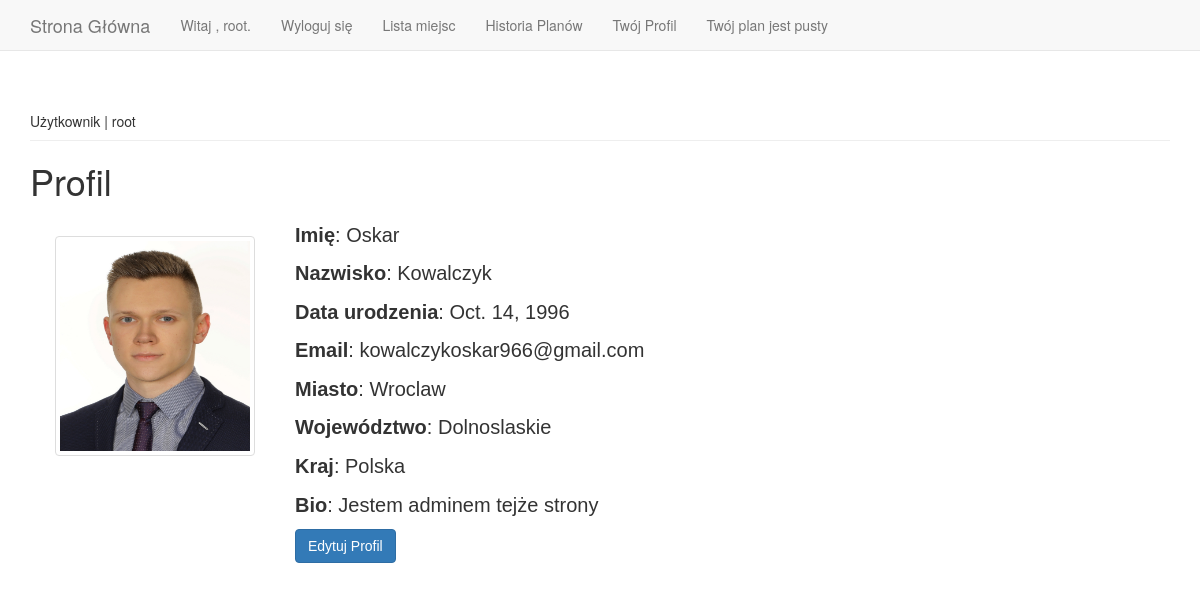
Page /users/userprofile/ (signed in) on the committed database.
### users/models.py (models this page shows, shortened)
class Profile(models.Model):
    user = models.OneToOneField(User, on_delete=models.CASCADE, default=1)
    avatar = models.ImageField(
        upload_to='static/img',
        default='no-image.png',
        blank=True
    )
    first_name = models.CharField(max_length=255, default='')
    last_name = models.CharField(max_length=255, default='')
    email = models.EmailField(default='none@email.com')
    birth_date = models.DateField(default='1999-12-31')
    bio = models.TextField(default='')
    city = models.CharField(max_length=255, default='')
    state = models.CharField(max_length=255, default='')
    country = models.CharField(max_length=255, default='')

### users/views.py (the view)
# urls.py: path('userprofile/', views.profile, name="profile"),
@login_required
def profile(request):
    profile = request.user.profile
    return render(request, 'users/user_profile.html', {
        'profile': profile
    })

### plan/context_processors.py (called while the page is built)
def plan(request):
    return {'plan': Plan(request)}

### plan/plan.py (called while the page is built)
    def __len__(self):
        return sum(item['quantity'] for item in self.plan.values())

### users/templates/users/user_profile.html (shortened to what this page needs)
{% extends "explorer/base.html"%}
{% load static %}
{% load bootstrap3 %}
{% block header %}Użytkownik | {{ user }} {{ super }}{% endblock %}
{% block content %}
    <link rel="stylesheet" type="text/css" href="{% static 'css/profile.css' %}">
    <h1>Profil</h1>
    <img class="img-thumbnail" id="placeimg" style="float:left; margin:25px; width:200px; height:220px;" src="{% if profile.avatar %}{{ profile.avatar.url }}{% else %}{% static 'img/no_image.png' %}{% endif %}">
    <div class="container">
          <div class="row" >
            <div class="col-md-6" id="profile">
                {% if not profile.first_name %}
                    <p>Profil jest pusty. Uzupełnij profil</p>
                    <a href="{% url 'users:edit_profile' %}">Dodaj elementy do profilu</a>
                {% else %}
                    <div >
                        <p><span class="underline">Imię</span>: {{ profile.first_name }}</p>
                        <p><span class="underline">Nazwisko</span>: {{ profile.last_name }}</p>
                        <p><span class="underline">Data urodzenia</span>: {{ profile.birth_date }}</p>
                        <p><span class="underline">Email</span>: {{ profile.email }}</p>
                        <p><span class="underline">Miasto</span>: {{ profile.city }}</p>
                        <p><span class="underline">Województwo</span>: {{ profile.state }}</p>
                        <p><span class="underline">Kraj</span>: {{ profile.country }}</p>
                    </div>
                    <div >
                        <p><span class="underline">Bio</span>: {{ profile.bio|safe }}</p>
                    </div>
                    <a class="btn btn-primary" href="{% url 'users:edit_profile' %}">Edytuj Profil</a></li>
                {% endif %}
            </div>
            <div class="col-md-3" id="information-table" >
            </div>
          </div>
    </div>
{% endblock %}

### explorerapp/templates/explorer/base.html (shortened to what this page needs)
{% load bootstrap3 %}
<!DOCTYPE html>
<html lang="en">
  <head>
	{% bootstrap_css %}
  </head>
<body >
    <nav class="navbar navbar-default navbar-static-top">
	  <div class="container">
	    <div class="navbar-header">
		  <a class="navbar-brand" href="{% url 'explorer:index' %}">Strona Główna</a>
		  <ul class="nav navbar-nav">
			<ul class="nav navbar-nav navbar-right">
				{% if user.is_authenticated %}
                <p class="navbar-text navbar-left">Witaj <a href="#" class="navbar-link">, {{ user.username }}.</a></p>
				<li><a href="{% url 'users:logout' %}">Wyloguj się</a></li>
				<li><a href="{% url 'explorer:places_list' %}">Lista miejsc</a></li>
                <li><a href="{% url 'planninghistory:event_history' %}">Historia Planów</a></li>
                <li><a href="{% url 'users:profile' %}">Twój Profil</a></li>
				{% else %}
				<li><a href="{% url 'users:register' %}">Zarejestruj się</a></li>
				<li><a href="{% url 'users:login' %}">Zaloguj się</a></li>
				<li><a href="{% url 'explorer:places_list' %}">Lista miejsc</a></li>
				{% endif %}
                <p class="navbar-text navbar-right">
                    {% with total_items=plan|length %}
                      {% if plan|length > 0 %}
                        Twój Plan:
                        <a href="{% url 'plan:plan_detail' %}">
                            {{ total_items }} Pozycje
                            {{ plan.get_total_price }}PLN
                        </a>
                      {% else %}
                        Twój plan jest pusty
                      {% endif %}
                    {% endwith %} </p>
			</ul>
		  </ul>
        </div>
	  </div>
	</nav>
	<div class="container">
	  <div class="page-header">
	    {% block header %}{% endblock header %}
      </div>
	  <div>
	    {% block content %}{% endblock content %}
      </div>
	</div>
    <footer style="width:100%; height:10vw;"></footer>
  </body>
</html>

### users/static/css/profile.css (style rules this page uses)
div#profile { padding-top:10px; font-family:Verdana, Geneva, sans-serif; font-size:20px; }
span { font-weight:bold; }

### rows in the picture
Profile: avatar (picture), first_name "Oskar", last_name "Kowalczyk", birth_date "Oct. 14, 1996", email "kowalczykoskar966@gmail.com", city "Wroclaw", state "Dolnoslaskie", country "Polska", bio "Jestem adminem tejże strony"

### other values in the picture
{{ user.username }} "root"
{{ user }} "root"
